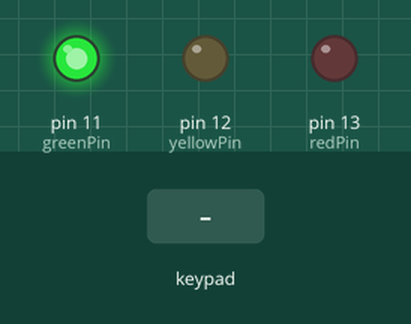
Simulated run of this sketch. Board: Arduino Uno, built with avr-gcc and run on an emulated ATmega328P. Parts: output pins drawn as LEDs (lit = HIGH). Dashed ring = blinking. Inputs (shaded band) come from the test bench. What the sketch prints to the serial monitor is not drawn.

Above: at 1.2 s.
1.3 s: key '0' pressed
At 2.2 s:
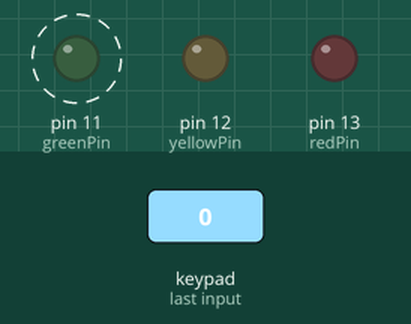
4.3 s: keypad keys 5 4 3 2 pressed 0.4 s apart
At 5.47 s:
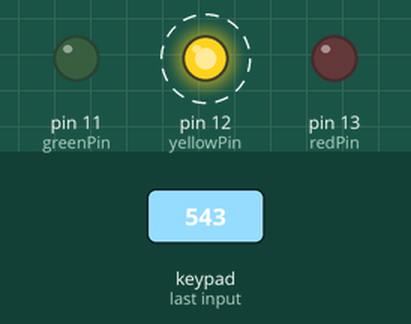
Timing chart, 0 to 14.9 s (numbered marks = the images above; inputs shaded):
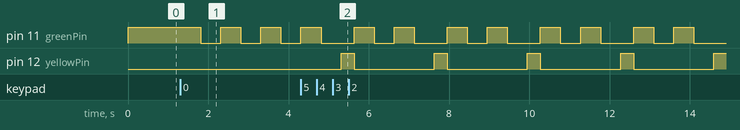

Measured:
- after the input at 1.3 s, pin 11 (greenPin): alternates HIGH for 0.50 s and LOW for 0.50 s, starting after 0.51 s
- by itself, pin 12 (yellowPin): alternates HIGH for 0.32 s and LOW for 2.0 s

The sketch:

KeypadCode.ino
```cpp
/*
#include <Keypad.h>
int* pass;
int len;

char vals[4][4] = {
  {'1', '2', '3', 'F'},
  {'4', '5', '6', 'E'},
  {'7', '8', '9', 'D'},
  {'A', '0', 'B', 'C'}
};

byte rowPins[4] = {5, 4, 3, 2};
byte colPins[4] = {9, 8, 7, 6};

Keypad keypad = Keypad(makeKeymap(vals), rowPins, colPins, 4, 4);

int redPin = 13;
int greenPin = 11;
int yellowPin = 12;
bool nopassword = true;
int i = 0;
char key;
bool ok = true;


void password();

void flashRedLight() {
  for(int i = 0; i < 2; i++) {
    digitalWrite(redPin, HIGH);
    delay(500);
    digitalWrite(redPin, LOW);
    delay(500);
  }
}

void flashGreenLight() {
  for(int i = 0; i < 2; i++) {
    digitalWrite(greenPin, HIGH);
    delay(500);
    digitalWrite(greenPin, LOW);
    delay(500);
  }
}

void flashYellowLight() {
  for(int i = 0; i < 2; i++) {
    digitalWrite(yellowPin, HIGH);
    delay(500);
    digitalWrite(yellowPin, LOW);
    delay(500);
  }
}

void password(){
      Serial.write(key);
      for(i=0; i<len; i++)
      {
        pass[i] = keypad. waitForKey();
        Serial.write(pass[i]);
      }

    flashGreenLight();
     nopassword = false;
}

int getLength() {
  char key = keypad.waitForKey();
  Serial.write("key : " + key);
  if (key >='A' && key <= 'Z')
    return   key - 'A' + 10;
  if(key >= '0' && key <= '9')
    return key - '0';
  return 4;
}


void setup() {
  Serial.begin(9600);
  pinMode(redPin, OUTPUT);
  pinMode(greenPin, OUTPUT);
  pinMode(yellowPin, OUTPUT);
  digitalWrite(greenPin, HIGH);
}

void resetPsswd() {
  int i = 0;
  digitalWrite(yellowPin, HIGH);
  if(keypad.waitForKey() != 'C')
    digitalWrite(yellowPin, LOW);
    /*delay(100);
    digitalWrite(redPin, LOW);
  while(i<2){
    if(keypad.waitForKey() == 'C')
        i++;
  }
  if(i == 2) {
    flashYellowLight();
    flashGreenLight();
    digitalWrite(greenPin, HIGH);
    len = getLength();
    pass = (int*) realloc(pass, len * sizeof(int));
    password();
  }
}
void loop() {
  if(nopassword) {
    len = getLength();
    pass = (int*) malloc(len * sizeof(int));
    password();
  }

  int i;
  Serial.println();
  ok = true;
  for(i = 0; i < len; i++) {
    if(pass[i] != keypad.waitForKey()) {
      ok = false;
   }
  }
  //win
  if(ok) {
    flashGreenLight();
  }
  else {
    flashRedLight();
  }
  resetPsswd();
}

*/


#include <Keypad.h>
int* pass;
int len;

char vals[4][4] = {
  {'1', '2', '3', 'F'},
  {'4', '5', '6', 'E'},
  {'7', '8', '9', 'D'},
  {'A', '0', 'B', 'C'}
};

byte rowPins[4] = {5, 4, 3, 2};
byte colPins[4] = {9, 8, 7, 6};

Keypad keypad = Keypad(makeKeymap(vals), rowPins, colPins, 4, 4);

int redPin = 13;
int greenPin = 11;
int yellowPin = 12;
bool nopassword = true;
int i = 0;
char key;
bool ok = true;


void password();

void flashRedLight() {
  for(int i = 0; i < 2; i++) {
    digitalWrite(redPin, HIGH);
    delay(500);
    digitalWrite(redPin, LOW);
    delay(500);
  }
}

void flashGreenLight() {
  for(int i = 0; i < 2; i++) {
    digitalWrite(greenPin, HIGH);
    delay(500);
    digitalWrite(greenPin, LOW);
    delay(500);
  }
}

void flashYellowLight() {
  for(int i = 0; i < 2; i++) {
    digitalWrite(yellowPin, HIGH);
    delay(500);
    digitalWrite(yellowPin, LOW);
    delay(500);
  }
}

void password(){
      Serial.write(key);
      for(i=0; i<len; i++)
      {
        pass[i] = keypad. waitForKey();
        Serial.write(pass[i]);
      }

    flashGreenLight();
     nopassword = false;
}

int getLength() {
  char key = keypad.waitForKey();
  Serial.write("key : " + key);
  if (key >='A' && key <= 'Z')
    return   key - 'A' + 10;
    if(key >= '0' && key <= '9')
    return key - '0';
  return 4;
}

bool check(int len){
   int i;
  for(int i = 0; i < len; i++) {
    if(pass[i] != keypad.waitForKey()) {
      return false;
  }
  return true;
}
}

void setup() {
  Serial.begin(9600);
  pinMode(redPin, OUTPUT);
  pinMode(greenPin, OUTPUT);
  pinMode(yellowPin, OUTPUT);
  digitalWrite(greenPin, HIGH);
}

void resetPsswd() {
  int i = 0;
  digitalWrite(yellowPin, HIGH);
  if(keypad.waitForKey() != 'C')
    {digitalWrite(yellowPin, LOW);
    i=3;
    }
    /*delay(100);
    digitalWrite(redPin, LOW);*/
  while(i<2){
    if(keypad.waitForKey() == 'C')
        i++;
  }
  if(i == 2) {
    flashYellowLight();
    flashGreenLight();
    digitalWrite(greenPin, HIGH);
    len = getLength();
    pass = (int*) realloc(pass, len * sizeof(int));
    password();
  }
  else{
    digitalWrite(yellowPin, HIGH);
    delay(300);
    digitalWrite(yellowPin, LOW);
    check(len);

  }
}

void loop() {
  if(nopassword) {
    len = getLength();
    pass = (int*) malloc(len * sizeof(int));
    password();
  }

  int i;
  Serial.println();
  ok = true;
  for(i = 0; i < len; i++) {
    if(pass[i] != keypad.waitForKey()) {
      ok = false;
   }
  }
  //win
  if(ok) {
    flashGreenLight();
  }
  else {
    flashRedLight();
  }
  resetPsswd();
}
```
